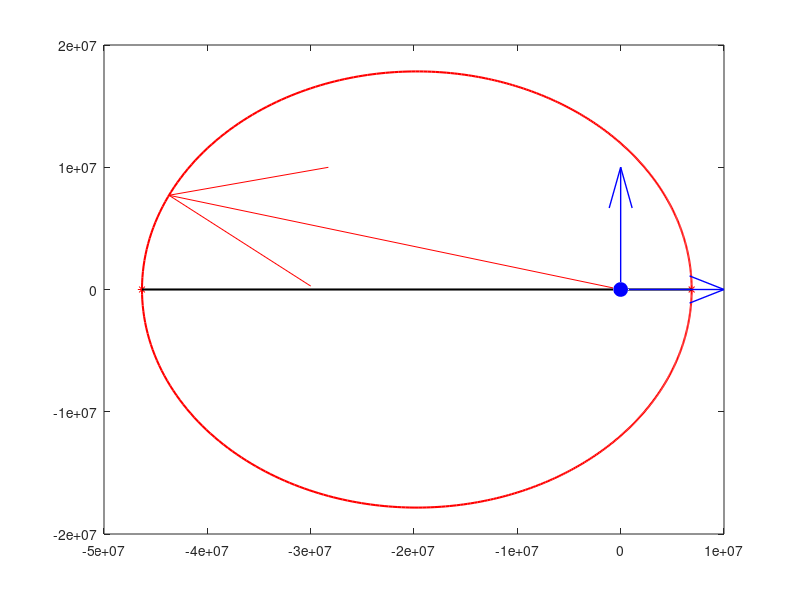

The MATLAB script that drew this image:
theta0=0;
e=0.7417
a=2.6597e+07
muy=3.983e14
h=sqrt(a*(1-e^2)*muy)
theta = 0:0.01:2*pi;
r = (h^2/muy) ./ (1 + e.*cos(theta));
x = r.*cos(theta);
y = r.*sin(theta);
figure
plot(x, y,'linewidth',1.5,'color','r')
hold on
plot(0,0,'marker','o','markersize',10,'markerfacecolor','b','markeredgecolor','b')
plot(max(x),0,'marker','*','color','r')
plot(min(x),0,'marker','*','color','r')
plot([min(x) max(x)],[0 0],'linewidth',1.5,'color','k')
chuky=2*pi*sqrt(a^3/muy);
theta=8.5*pi/9;
r = (h^2/muy)/(1 + e*cos(theta));
x = r*cos(theta);
y = r*sin(theta);
quiver(0,0,x,y,1,'color','r')
quiver(0,0,1,0,10^7,'color','b','linewidth',1)
quiver(0,0,0,1,10^7,'color','b','linewidth',1)